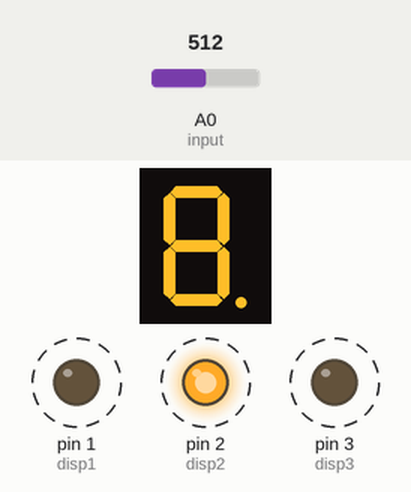
The sketch below on a simulated Arduino Uno, built with avr-gcc and run on an emulated ATmega328P. On the bench: 1-digit seven-segment display, output pins drawn as LEDs (lit = HIGH). Wiring (inferred from the names in the program): 1-digit 7-segment display, segments lit when HIGH: segments pin 5, pin 6, pin 7, pin 8, pin 9, pin 10, pin 11, pin 12. Dashed ring = blinking. The inputs (shaded band) are chosen by the test bench; at power-on: A0 (input) = 512. The segment pins are drawn as the display they are named for; pins used as bus, display or sensor lines are not drawn.

Above: at 0.9 s.
1.5 s: A0 (input) set to 306
At 2.3 s:
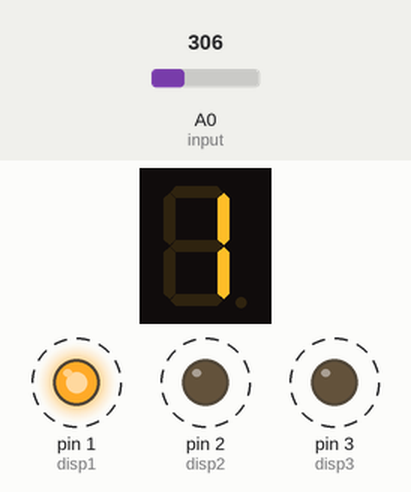
3.7 s: A0 (input) set to 122
At 4.7 s:
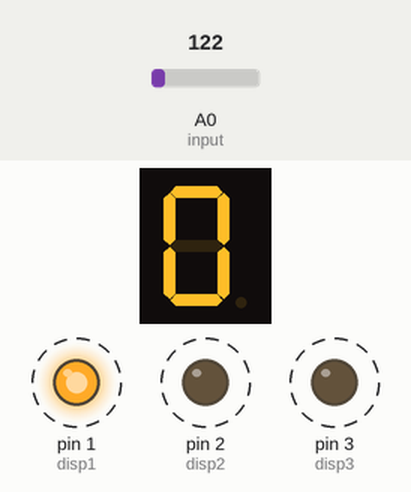
Timing chart, 0 to 12.1 s (numbered marks = the images above; inputs shaded):
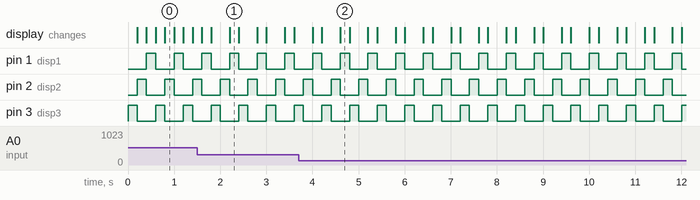

Measured:
- after the input at 3.7 s, the display: first differs from a run without the input after 0.90 s (image 2)
- by itself, pin 1 (disp1), pin 2 (disp2), pin 3 (disp3): alternates HIGH for 0.20 s and LOW for 0.40 s

The sketch:

Voltmeter_7SD.ino
```cpp
int a;
int vin;
int input = A0;
int disp1 = 1;
int disp2 = 2;
int disp3 = 3;
int segA = 5;
int segB = 6;
int segC = 7;
int segD = 8;
int segE = 9;
int segF = 10;
int segG = 11;
int segDP = 12;

void setup() {
  pinMode(disp1, OUTPUT);
  pinMode(disp2, OUTPUT);
  pinMode(disp3, OUTPUT);
  pinMode(segA, OUTPUT);
  pinMode(segB, OUTPUT);
  pinMode(segC, OUTPUT);
  pinMode(segD, OUTPUT);
  pinMode(segE, OUTPUT);
  pinMode(segF, OUTPUT);
  pinMode(segG, OUTPUT);
  pinMode(segDP, OUTPUT);
  pinMode(input,INPUT);
}
void loop() {
  vin=analogRead(input);
  vin=vin/2.046;
  a = vin%10;
  if(a <= 5) {
    a=0;
  } else {
    a=5;
  }
  digitalWrite(disp1,LOW);
  digitalWrite(disp2,LOW);
  digitalWrite(disp3, HIGH);
  digitalWrite(segDP,HIGH);
  display(a);
  delay(200);
  vin = vin/10;
  a = vin%10;
  digitalWrite(disp3,LOW);
  digitalWrite(disp2,HIGH);
  digitalWrite(segDP,HIGH);
  display(a);
  delay(200);
  vin=vin/10;
  a=vin;
  digitalWrite(disp2,LOW);
  digitalWrite(disp1,HIGH);
  digitalWrite(segDP,LOW);
  display(a);
  delay(200);

}
int display (int a)
{
switch (a)
{
case 0:
digitalWrite(segA, HIGH);
digitalWrite(segB, HIGH);
digitalWrite(segC, HIGH);
digitalWrite(segD, HIGH);
digitalWrite(segE, HIGH);
digitalWrite(segF, HIGH);
digitalWrite(segG, LOW);
break;

case 1:
digitalWrite(segA, LOW);
digitalWrite(segB, HIGH);
digitalWrite(segC, HIGH);
digitalWrite(segD, LOW);
digitalWrite(segE, LOW);
digitalWrite(segF, LOW);
digitalWrite(segG, LOW);
break;

case 2:
digitalWrite(segA, HIGH);
digitalWrite(segB, HIGH);
digitalWrite(segC, HIGH);
digitalWrite(segD, HIGH);
digitalWrite(segE, HIGH);
digitalWrite(segF, HIGH);
digitalWrite(segG, HIGH);
break;

case 3:
digitalWrite(segA, HIGH);
digitalWrite(segB, HIGH);
digitalWrite(segC, HIGH);
digitalWrite(segD, HIGH);
digitalWrite(segE, HIGH);
digitalWrite(segF, HIGH);
digitalWrite(segG, HIGH);
break;

case 4:
digitalWrite(segA, HIGH);
digitalWrite(segB, HIGH);
digitalWrite(segC, HIGH);
digitalWrite(segD, HIGH);
digitalWrite(segE, HIGH);
digitalWrite(segF, HIGH);
digitalWrite(segG, HIGH);
break;

case 5:
digitalWrite(segA, HIGH);
digitalWrite(segB, HIGH);
digitalWrite(segC, HIGH);
digitalWrite(segD, HIGH);
digitalWrite(segE, HIGH);
digitalWrite(segF, HIGH);
digitalWrite(segG, HIGH);
break;

case 6:
digitalWrite(segA, HIGH);
digitalWrite(segB, HIGH);
digitalWrite(segC, HIGH);
digitalWrite(segD, HIGH);
digitalWrite(segE, HIGH);
digitalWrite(segF, HIGH);
digitalWrite(segG, HIGH);
break;

case 7:
digitalWrite(segA, HIGH);
digitalWrite(segB, HIGH);
digitalWrite(segC, HIGH);
digitalWrite(segD, HIGH);
digitalWrite(segE, HIGH);
digitalWrite(segF, HIGH);
digitalWrite(segG, HIGH);
break;

case 8:
digitalWrite(segA, HIGH);
digitalWrite(segB, HIGH);
digitalWrite(segC, HIGH);
digitalWrite(segD, HIGH);
digitalWrite(segE, HIGH);
digitalWrite(segF, HIGH);
digitalWrite(segG, HIGH);
break;

case 9:
digitalWrite(segA, HIGH);
digitalWrite(segB, HIGH);
digitalWrite(segC, HIGH);
digitalWrite(segD, HIGH);
digitalWrite(segE, HIGH);
digitalWrite(segF, HIGH);
digitalWrite(segG, HIGH);
break;
}
}
```
